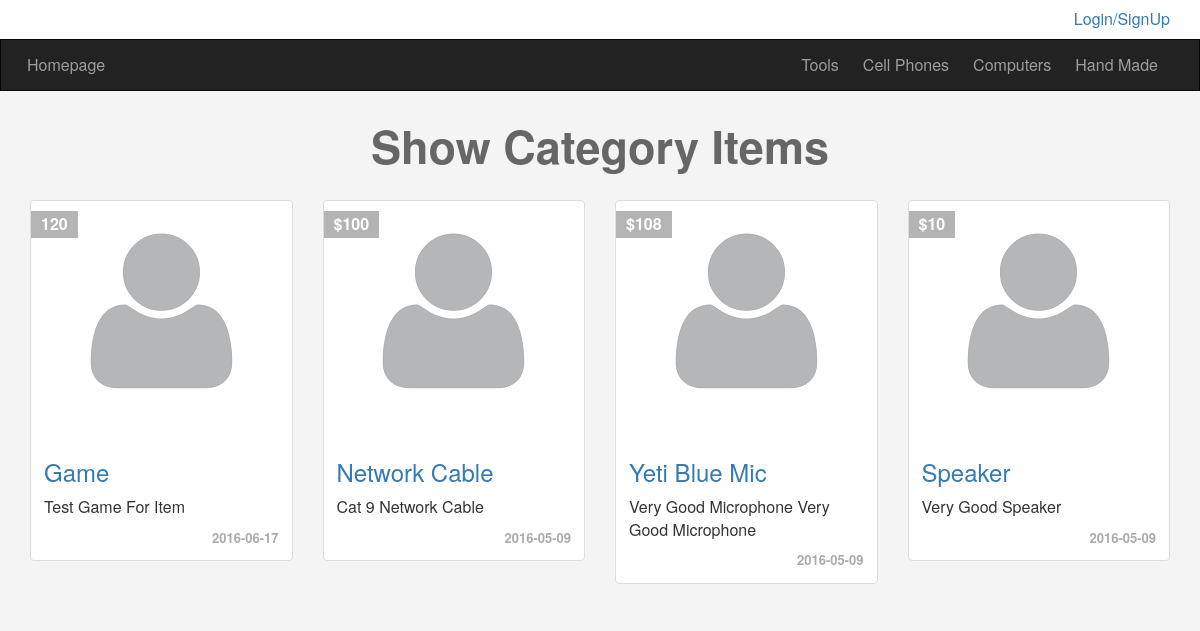
/categories.php?pageid=9, run on the app's committed database.
### tables this page shows
CREATE TABLE `categories` (
  `ID` int(11) NOT NULL,
  `Name` varchar(255) NOT NULL,
  `Description` text NOT NULL,
  `Parent` int(11) NOT NULL,
  `Ordering` int(11) DEFAULT NULL,
  `Visibility` tinyint(4) NOT NULL DEFAULT '0',
  `Allow_Comment` tinyint(4) NOT NULL DEFAULT '0',
  `Allow_Ads` tinyint(4) NOT NULL DEFAULT '0'
);

CREATE TABLE `items` (
  `Item_ID` int(11) NOT NULL,
  `Name` varchar(255) NOT NULL,
  `Description` text NOT NULL,
  `Price` varchar(255) NOT NULL,
  `Add_Date` date NOT NULL,
  `Country_Made` varchar(255) NOT NULL,
  `Image` varchar(255) NOT NULL,
  `Status` varchar(255) NOT NULL,
  `Rating` smallint(6) NOT NULL,
  `Approve` tinyint(4) NOT NULL DEFAULT '0',
  `Cat_ID` int(11) NOT NULL,
  `Member_ID` int(11) NOT NULL,
  `Tags` varchar(255) DEFAULT NULL
);

### init.php (called while the page is built, shortened)
<?php
include 'admin/connect.php';
$templ = 'includes/templates/';
$func  = 'includes/functions/';
$css   = 'layout/css/';
   include $func. 'functions.php';
   include $templ .'header.php';

### includes/functions/functions.php (called while the page is built, shortened)
<?php
function getAllFrom($field , $tableName, $where =Null, $and =Null,  $orderBy , $ordering= "DESC"){
	global $con;
	$statement = $con->prepare("SELECT $field FROM $tableName $where $and ORDER BY $orderBy DESC");
	$statement->execute();
	$all = $statement->fetchAll();
	return $all;
}

### categories.php (the view, shortened to what this page needs)
<?php
  include 'init.php';
?>
   <div class="container">
   	   <h1 class=" head text-center">Show Category Items</h1>
	   	   <div class="row">
<?php
        if(isset($_GET['pageid']) && is_numeric($_GET['pageid'])){
        	$category = intval($_GET['pageid']);
               $allitems = getAllFrom("*", "items", "WHERE Cat_ID = {$category}", "AND Approve = 1",
                                    "Item_ID");
		       foreach ($allitems as $item) {
		       	echo '<div class="col-sm-6 col-md-3">';
		       	   echo '<div class="thumbnail item-box">';
		       	       echo '<span class="price-tag">'.$item['Price'].'</span>';
		       	       echo '<img class="img-responsive" src="layout/images/user_default.png" alt="">';
		       	       echo '<div class="caption">';
		       	            echo '<h3><a href="item.php?itemid='.$item['Item_ID'].'">'.$item['Name'].
		       	            '</a></h3>';
		       	            echo '<p>'.$item['Description'].'</p>';
		       	            echo '<div class="date">'.$item['Add_Date'].'</div>';
		       	       echo '</div>';
		       	   echo '</div>';
		       	echo '</div>';
		       }
		}else{
			echo "You Must Add Page ID";		}
?>
	       </div>
   </div>
<?php include $templ .'footer.php'; ?>

### includes/templates/header.php (shortened to what this page needs)
<!DOCTYPE html>
<html>
	<head>
		<link rel="stylesheet" type="text/css" href="<?php echo $css; ?>bootstrap.min.css" />
		<link rel="stylesheet" type="text/css" href="<?php echo $css; ?>font-awesome.min.css" />
    <link rel="stylesheet" href="<?php echo $css ?>jquery-ui.css" />
    <link rel="stylesheet" href="<?php echo $css ?>jquery.selectBoxIt.css" />
    <link rel="stylesheet" type="text/css" href="<?php echo $css; ?>front.css" />
	</head>
	<body>
    <div class="upper-bar">
      <div class="container">
      <?php
      if(isset($_SESSION['username'])){
      ?>
          <img class="my-image img-circle img-thumbnail" src="layout/images/user_default.png" alt="">
          <div class="btn-group my-info">
              <span class="btn btn-default dropdown-toggle" data-toggle="dropdown">
                <?php echo $sessionUser ?>
                  <span class="caret"></span>
              </span>
              <ul class="dropdown-menu">
                 <li><a href="profile.php">My Profile</a></li>
                 <li><a href="newad.php">New Item</a></li>
                 <li><a href="profile.php#my-ads">My Items</a></li>
                 <li><a href="logout.php">Logout</a></li>
              </ul>
          </div>
      <?php
      }else{
      ?>
        <a href="login.php">
          <span class="pull-right">Login/SignUp</span>
        </a>
      <?php } ?>
      </div>
    </div>
    <nav class="navbar navbar-inverse">
      <div class="container">
        <div class="navbar-header">
          <a class="navbar-brand" href="index.php">Homepage</a>
        </div>
        <div class="collapse navbar-collapse" id="app-nav">
          <ul class="nav navbar-nav navbar-right">
<?php
           $allCats = getAllFrom("*", "categories", "WHERE Parent=0", "", "ID", "ASC");
           foreach ($allCats as $cat) {
             echo "<li><a href='categories.php?pageid=".$cat['ID']."'>".$cat['Name']."</a></li>";
           }
?>
          </ul>
        </div>
      </div>
    </nav>

### layout/css/front.css (style rules this page uses)
body { background-color: #F4F4F4; font-size: 16px; }
h1 { font-size: 45px; margin: 30px 0; font-weight: bold; color: #666; }
a { text-decoration: none; }
.navbar { border-radius: 0; margin-bottom: 0; }
.nav > li > a,.navbar .navbar-brand { padding: 15px 12px; }
.navbar .navbar-brand { font-size: 1em; }
.upper-bar { background-color: #FFF; padding: 8px; }
.item-box { position: relative; }
.item-box .price-tag { background-color: #B4B4B4; padding: 2px 10px; position: absolute; left: 0; top: 10px; font-weight: bold; color: #FFF; }
.thumbnail .date { text-align: right; font-weight: bold; font-size: 13px; color: #AAA; }

### data on the page
categories: Name "Tools"
categories: Name "Cell Phones"
categories: Name "Computers"
categories: Name "Hand Made"
items: Price "120", Name "Game", Description "Test Game For Item", Add_Date "2016-06-17"
items: Price "$100", Name "Network Cable", Description "Cat 9 Network Cable", Add_Date "2016-05-09"
items: Price "$108", Name "Yeti Blue Mic", Description "Very Good Microphone Very Good Microphone", Add_Date "2016-05-09"
items: Price "$10", Name "Speaker", Description "Very Good Speaker", Add_Date "2016-05-09"
